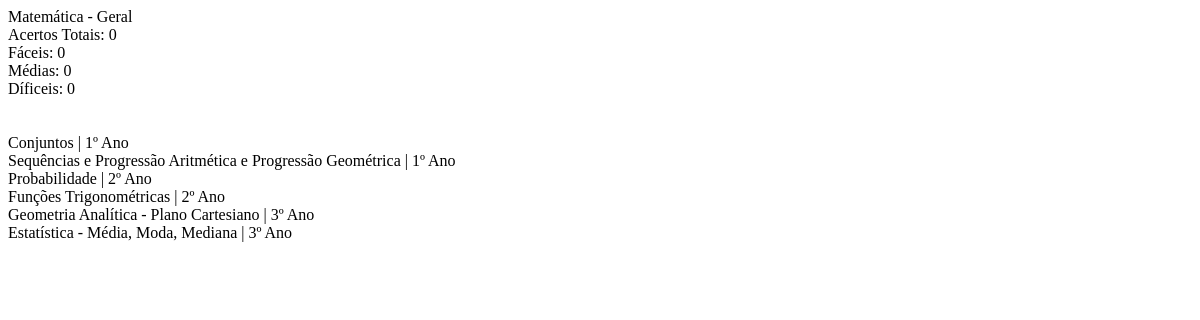
The page /php/desempenho_especifico.php?materia=2 on the database its author committed.
### tables this page shows
CREATE TABLE IF NOT EXISTS `materias` (
  `ID_materia` int(2) NOT NULL AUTO_INCREMENT,
  `nome_mat` varchar(15) NOT NULL,
  PRIMARY KEY (`ID_materia`)
);

CREATE TABLE IF NOT EXISTS `conteudos` (
  `ID_cont` int(2) NOT NULL AUTO_INCREMENT,
  `texto` text NOT NULL,
  `cod_mat` int(2) NOT NULL,
  `cod_adm` int(1) NOT NULL,
  `ano` int(1) NOT NULL,
  `assunto` varchar(70) NOT NULL,
  PRIMARY KEY (`ID_cont`),
  KEY `fk_conteudos_administrador` (`cod_adm`),
  KEY `fk_conteudos_materias` (`cod_mat`)
);

### php/desempenho_especifico.php (the view, shortened to what this page needs)
<?php
include 'conecta.php';
$mat = $_GET['materia'];
$AcertosTotais = 0;
$FaceisTotais = 0;
$MediasTotais = 0;
$DificeisTotais = 0;
$consultaMat = "SELECT * FROM materias WHERE ID_materia LIKE '$mat'";
$conMat = mysqli_query($conexao, $consultaMat);
  while ($mostrarMat = mysqli_fetch_array($conMat)) {
    echo "".$mostrarMat['nome_mat']." - Geral<br>";
    echo "Acertos Totais: $AcertosTotais<br>";
    echo "Fáceis: $FaceisTotais<br>";
    echo "Médias: $MediasTotais<br>";
    echo "Díficeis: $DificeisTotais<br><br><br>";
  }
$consultaCont = "SELECT * FROM conteudos WHERE cod_mat LIKE '$mat'";
$conCont = mysqli_query($conexao, $consultaCont);
  while ($mostrarCont = mysqli_fetch_array($conCont)) {
    echo "".$mostrarCont['assunto']." | " . $mostrarCont['ano'] . "º Ano <br>";
  }
?>

### rows shown on the page
conteudos: assunto "Conjuntos", ano "1"
conteudos: assunto "Sequências e Progressão Aritmética e Progressão Geométrica", ano "1"
conteudos: assunto "Probabilidade", ano "2"
conteudos: assunto "Funções Trigonométricas", ano "2"
conteudos: assunto "Geometria Analítica - Plano Cartesiano", ano "3"
conteudos: assunto "Estatística - Média, Moda, Mediana", ano "3"
